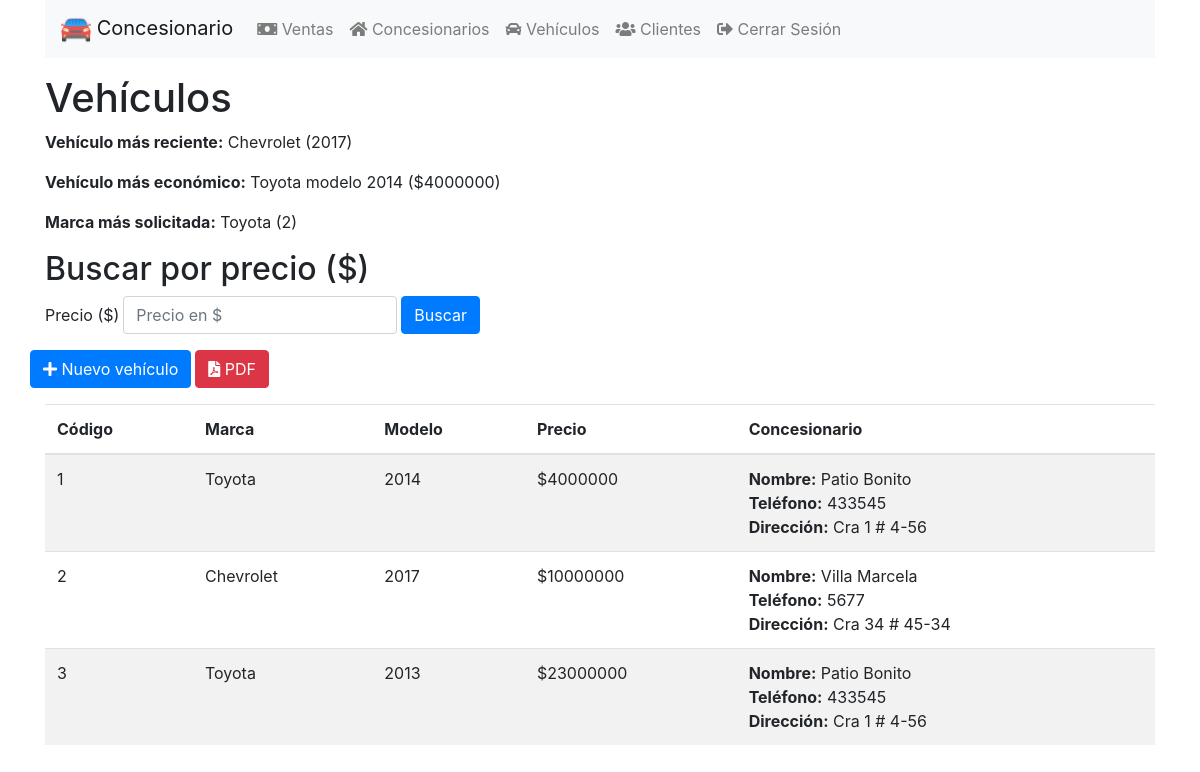
The page /app/vehiculos.php (signed in) on the database its author committed.
### tables this page shows
CREATE TABLE `tbl_vehiculos` (
  `codigo_vehiculo` int(11) NOT NULL,
  `marca_vehiculo` varchar(25) NOT NULL,
  `modelo_vehiculo` int(11) NOT NULL,
  `precio_vehiculo` double NOT NULL,
  `codigo_concesionario` int(11) NOT NULL
);

CREATE TABLE `tbl_concesionarios` (
  `nit_concesionario` int(11) NOT NULL,
  `nombre_concesionario` varchar(50) NOT NULL,
  `telefono_concesionario` varchar(25) NOT NULL,
  `direccion_concesionario` varchar(25) NOT NULL
);

### app/vehiculos.php (the view, shortened to what this page needs)
<?php
if (isset($_SESSION['admin'])) {
?>
<!DOCTYPE html>
<html>
    <head>
        <?php include '../includes/head.php'; ?>
    </head>
    <body>
        <?php
        $conexion = getConexion();
        $sqlVehiculos = "SELECT c.*, v.* "
                . "FROM tbl_concesionarios AS c "
                . "INNER JOIN tbl_vehiculos AS v "
                . "ON c.nit_concesionario = v.codigo_concesionario "
                . "ORDER BY v.codigo_vehiculo";
        $vehiculos = $conexion->query($sqlVehiculos);
        $sqlVehiculoReciente = "SELECT * FROM tbl_vehiculos "
                . "ORDER BY modelo_vehiculo DESC LIMIT 1";
        $vehiculoReciente = $conexion->query($sqlVehiculoReciente);
        $sqlVehiculoEconomico = "SELECT * FROM tbl_vehiculos "
                . "ORDER BY precio_vehiculo ASC LIMIT 1";
        $vehiculoEconomico = $conexion->query($sqlVehiculoEconomico);
        $sqlMarcaMasSolicitada = "SELECT marca_vehiculo, COUNT(*) FROM tbl_vehiculos GROUP BY marca_vehiculo "
                . "ORDER BY COUNT(*) DESC LIMIT 1";
        $marcaMasSolicitada = $conexion->query($sqlMarcaMasSolicitada);
        ?>
        <div class="container">
            <?php include '../includes/navbar.php'; ?>
            <h1>Vehículos</h1>
            <p><strong>Vehículo más reciente:</strong> <?php
                foreach ($vehiculoReciente as $v) {
                    echo $v['marca_vehiculo'] . " (" . $v['modelo_vehiculo'] . ")";
                }
                ?></p>
            <p><strong>Vehículo más económico:</strong> <?php
                foreach ($vehiculoEconomico as $v) {
                    echo $v['marca_vehiculo'] . " modelo " .  $v['modelo_vehiculo'] . " ($" . $v['precio_vehiculo'] . ")";
                }
                ?></p>
            <p><strong>Marca más solicitada:</strong> <?php
                foreach ($marcaMasSolicitada as $v) {
                    echo $v['marca_vehiculo'] . " (" . $v['COUNT(*)'] . ")";
                }
                ?></p>
            <h2>Buscar por precio ($)</h2>
            <form action="vehiculos.php" method="post" class="mb-3">
                <div class="form-inline">
                    <label class="mr-1" for="buscar-precio">Precio ($)</label>
                    <input type="number" class="form-control mr-1" name="buscar-precio" id="buscar-precio" placeholder="Precio en $" required>
                    <input type="submit" value="Buscar" class="btn btn-primary mr-1">
                </div>
            </form>
            <div class="row">
                <button class="btn btn-primary" data-target="#ingresar" data-toggle="modal">
                    <span class="fa fa-plus"></span> Nuevo vehículo
                </button>
                <a class="btn btn-danger ml-1" href="reporte-vehiculos.php" target="_blank">
                    <span class="fa fa-file-pdf"></span> PDF
                </a>
            </div>
            <table class="table table-striped mt-3">
                <thead>
                    <tr>
                        <th>Código</th>
                        <th>Marca</th>
                        <th>Modelo</th>
                        <th>Precio</th>
                        <th>Concesionario</th>
                    </tr>
                </thead>
                <tbody>
                    <?php foreach ($vehiculos as $v) { ?>
                        <tr>
                            <td><?php echo $v['codigo_vehiculo'] ?></td>
                            <td><?php echo $v['marca_vehiculo'] ?></td>
                            <td><?php echo $v['modelo_vehiculo'] ?></td>
                            <td>$<?php echo $v['precio_vehiculo'] ?></td>
                            <td>
                                <strong>Nombre:</strong> <?php echo $v['nombre_concesionario'] ?><br>
                                <strong>Teléfono:</strong> <?php echo $v['telefono_concesionario'] ?><br>
                                <strong>Dirección:</strong> <?php echo $v['direccion_concesionario'] ?><br>
                            </td>
                        </tr>
                    <?php } ?>
                </tbody>
            </table>
        </div>
    </body>
</html>
<?php } else { header('Location: ../index.php'); } ?>

### rows shown on the page
tbl_vehiculos: marca_vehiculo "Chevrolet", modelo_vehiculo "2017", codigo_vehiculo "2", precio_vehiculo "10000000", codigo_concesionario.nombre_concesionario "Villa Marcela", codigo_concesionario.telefono_concesionario "5677", codigo_concesionario.direccion_concesionario "Cra 34 # 45-34"
tbl_vehiculos: marca_vehiculo "Toyota", modelo_vehiculo "2014", precio_vehiculo "4000000", codigo_vehiculo "1", codigo_concesionario.nombre_concesionario "Patio Bonito", codigo_concesionario.telefono_concesionario "433545", codigo_concesionario.direccion_concesionario "Cra 1 # 4-56"
tbl_vehiculos: codigo_vehiculo "3", marca_vehiculo "Toyota", modelo_vehiculo "2013", precio_vehiculo "23000000", codigo_concesionario.nombre_concesionario "Patio Bonito", codigo_concesionario.telefono_concesionario "433545", codigo_concesionario.direccion_concesionario "Cra 1 # 4-56"

### other values the page prints
$v['marca_vehiculo'] "Toyota"
$v['COUNT(*)'] "2"
